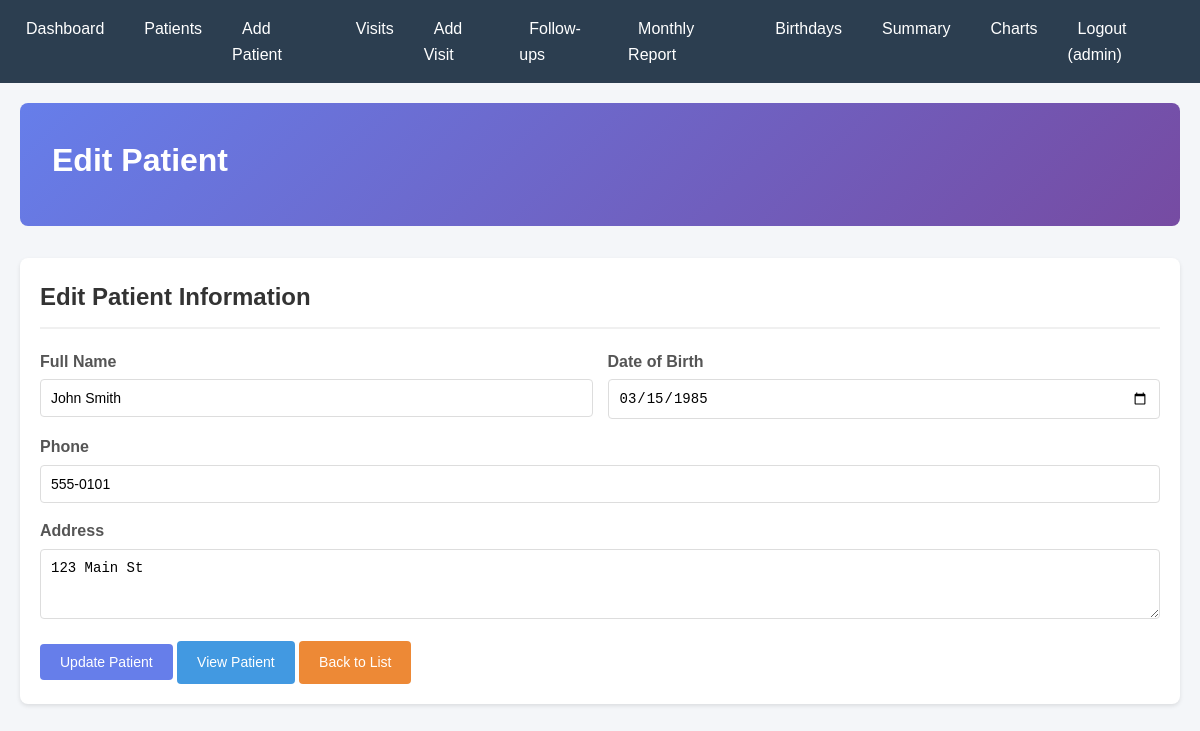
Screenshot of /patients/edit.php?id=1 (signed in) with the database file from the repository.
### tables this page shows
CREATE TABLE patients (
    patient_id INT PRIMARY KEY AUTO_INCREMENT,
    name VARCHAR(100) NOT NULL,
    dob DATE NOT NULL,
    join_date DATE NOT NULL,
    phone VARCHAR(15) NOT NULL,
    address TEXT
);

### patients/edit.php (the view, shortened to what this page needs)
<?php
require_once '../config/db.php';
require_once '../includes/header.php';
$id = isset($_GET['id']) ? intval($_GET['id']) : 0;
$sql = "SELECT * FROM patients WHERE patient_id = $id";
$result = $conn->query($sql);
$patient = $result->fetch_assoc();
?>
<header>
    <h1>Edit Patient</h1>
</header>
<div class="card">
    <div class="card-header">
        <h2>Edit Patient Information</h2>
    </div>
    <form method="POST">
        <div class="form-row">
            <div class="form-group">
                <label>Full Name</label>
                <input type="text" name="name" class="form-control" value="<?php echo htmlspecialchars($patient['name']); ?>" required>
            </div>
            <div class="form-group">
                <label>Date of Birth</label>
                <input type="date" name="dob" class="form-control" value="<?php echo $patient['dob']; ?>" required>
            </div>
        </div>
        <div class="form-row">
            <div class="form-group">
                <label>Phone</label>
                <input type="text" name="phone" class="form-control" value="<?php echo htmlspecialchars($patient['phone']); ?>" required>
            </div>
        </div>
        <div class="form-group">
            <label>Address</label>
            <textarea name="address" class="form-control" rows="3"><?php echo htmlspecialchars($patient['address']); ?></textarea>
        </div>
        <button type="submit" class="btn btn-primary">Update Patient</button>
        <a href="view.php?id=<?php echo $id; ?>" class="btn btn-info">View Patient</a>
        <a href="list.php" class="btn btn-warning">Back to List</a>
    </form>
</div>
<?php require_once '../includes/footer.php'; ?>

### css/style.css (style rules this page uses)
* { margin: 0; padding: 0; box-sizing: border-box; }
body { font-family: Arial, sans-serif; background-color: #f4f6f9; line-height: 1.6; }
header { background: linear-gradient(135deg, #667eea 0%, #764ba2 100%); color: white; padding: 2rem; margin-bottom: 2rem; border-radius: 8px; }
header h1 { font-size: 2rem; margin-bottom: 0.5rem; }
.card { background: white; border-radius: 8px; box-shadow: 0 2px 4px rgba(0,0,0,0.1); padding: 20px; margin-bottom: 20px; }
.card-header { border-bottom: 2px solid #f0f0f0; padding-bottom: 10px; margin-bottom: 20px; }
.card-header h2 { color: #333; font-size: 1.5rem; }
.form-group { margin-bottom: 15px; }
.form-group label { display: block; margin-bottom: 5px; font-weight: bold; color: #555; }
.form-control { width: 100%; padding: 10px; border: 1px solid #ddd; border-radius: 4px; font-size: 14px; }
.form-row { display: grid; grid-template-columns: repeat(auto-fit, minmax(250px, 1fr)); gap: 15px; }
.btn { display: inline-block; padding: 10px 20px; border: none; border-radius: 4px; cursor: pointer; text-decoration: none; font-size: 14px; transition: background-color 0.3s; }
.btn-primary { background-color: #667eea; color: white; }
.btn-warning { background-color: #ed8936; color: white; }
.btn-info { background-color: #4299e1; color: white; }

### rows the page displays
patients: name "John Smith", dob "03/15/1985", phone "555-0101", address "123 Main St"

### other values shown
$_SESSION['username'] "admin"
